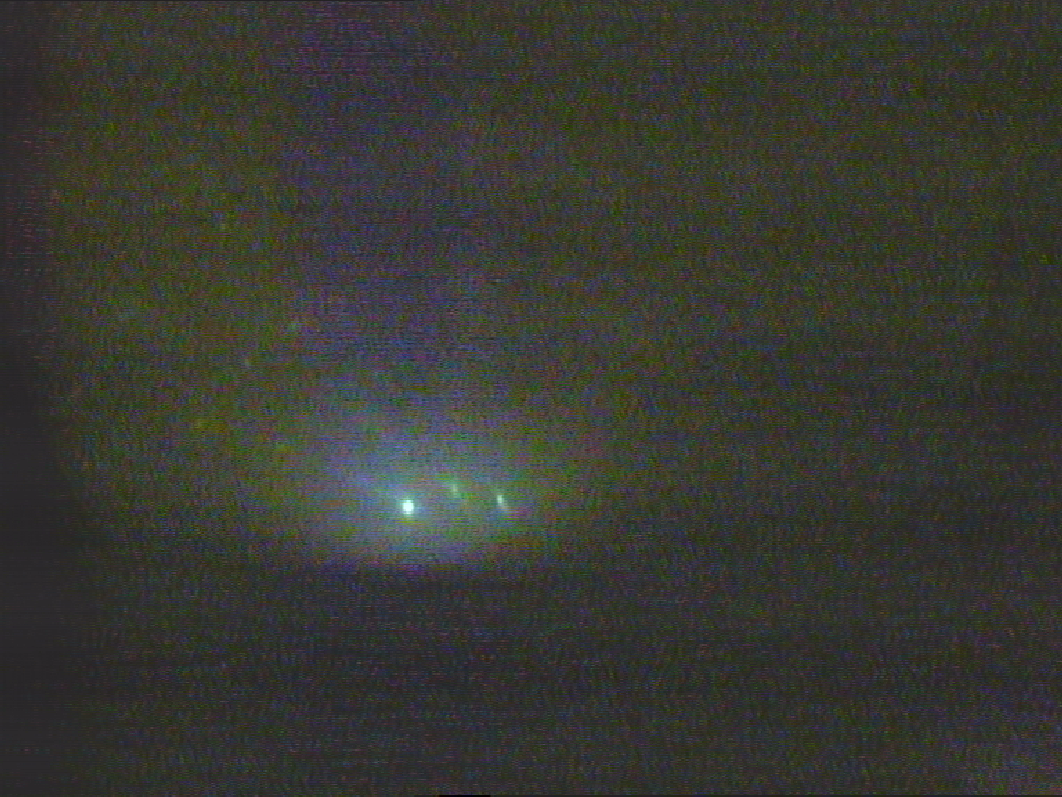
#> input picture a3/data/1_1_187deg.bmp, 1062 x 797 px; its folder holds 4 pictures in this run
$ python bmp_to_pdf.py
#> lines starting #> are read from the running program, lines starting #| are printed output that depends on the picture

from PIL import Image
import pathlib
import os

python_path = pathlib.Path(__file__).parent.resolve()
folder_path = python_path.parent / "data"
output_folder = python_path.parent / "plots"

if not os.path.exists(output_folder):
    os.makedirs(output_folder)

for file_name in os.listdir(folder_path):
    if file_name.endswith('.bmp'):
        file_path = os.path.join(folder_path, file_name)
        img = Image.open(file_path)
#> img is the input picture: PIL image 1062x797 RGB; mean R, G, B 55.6, 56.6, 50.1
        new_img = img.resize((512, 512))
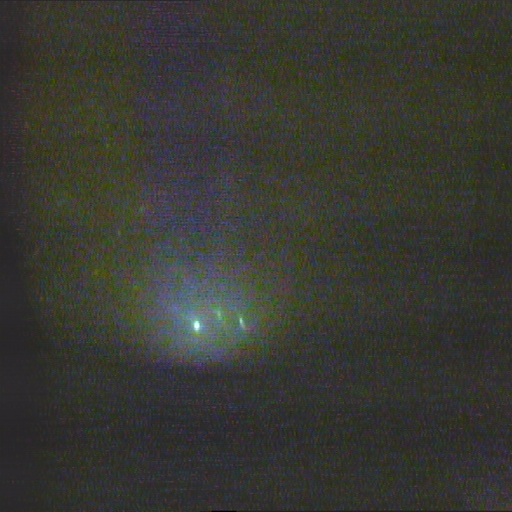
#> new_img: PIL image 512x512 RGB; mean R, G, B 55.6, 56.6, 50.1
        output_file_name = os.path.splitext(file_name)[0] + '.pdf'
        output_file_path = os.path.join(output_folder, output_file_name)
        new_img.save(output_file_path, 'pdf')
#> pass 2 of the loop `for file_name in os.listdir(folder_path):`:
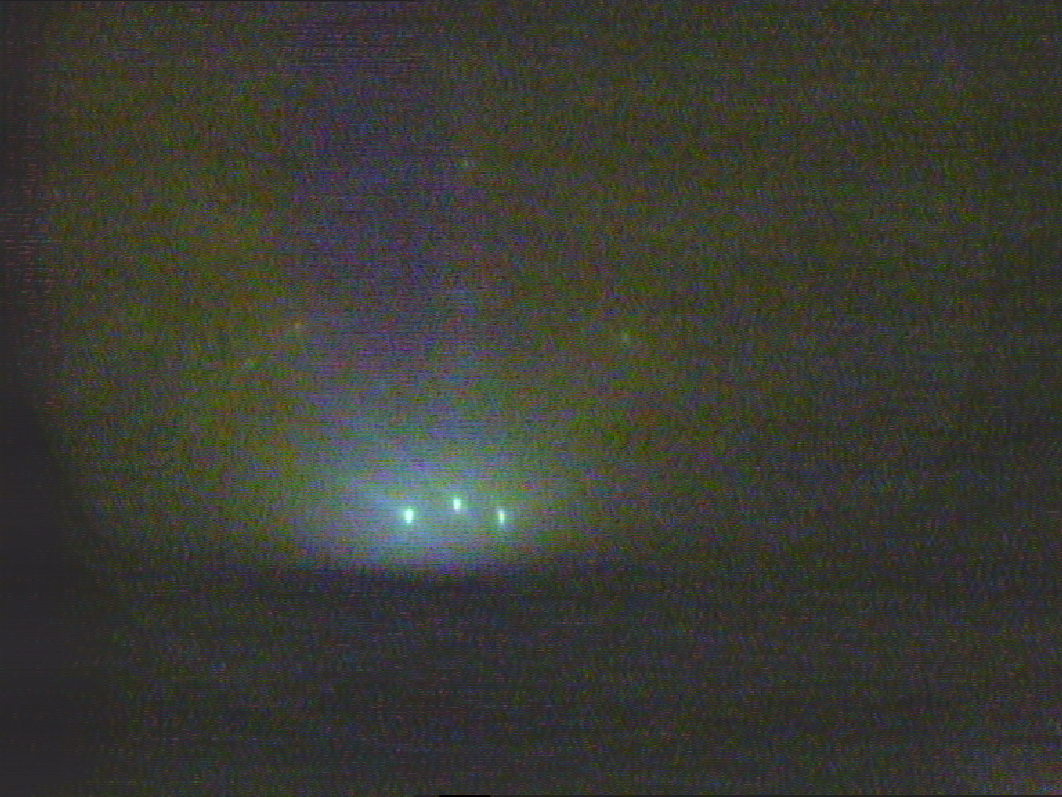
#> input picture a3/data/1_1_277deg.bmp, 1062 x 797 px
#> img is the input picture: PIL image 1062x797 RGB; mean R, G, B 57.7, 58.9, 51.6
#> `new_img = img.resize((512, 512))`:
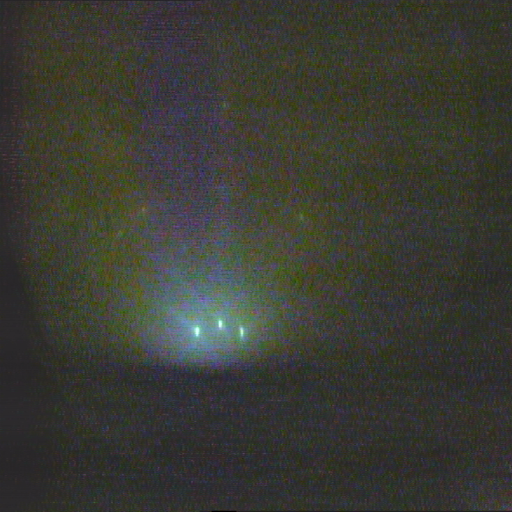
#> new_img: PIL image 512x512 RGB; mean R, G, B 57.7, 58.9, 51.6
#> pass 3 of the loop `for file_name in os.listdir(folder_path):`:
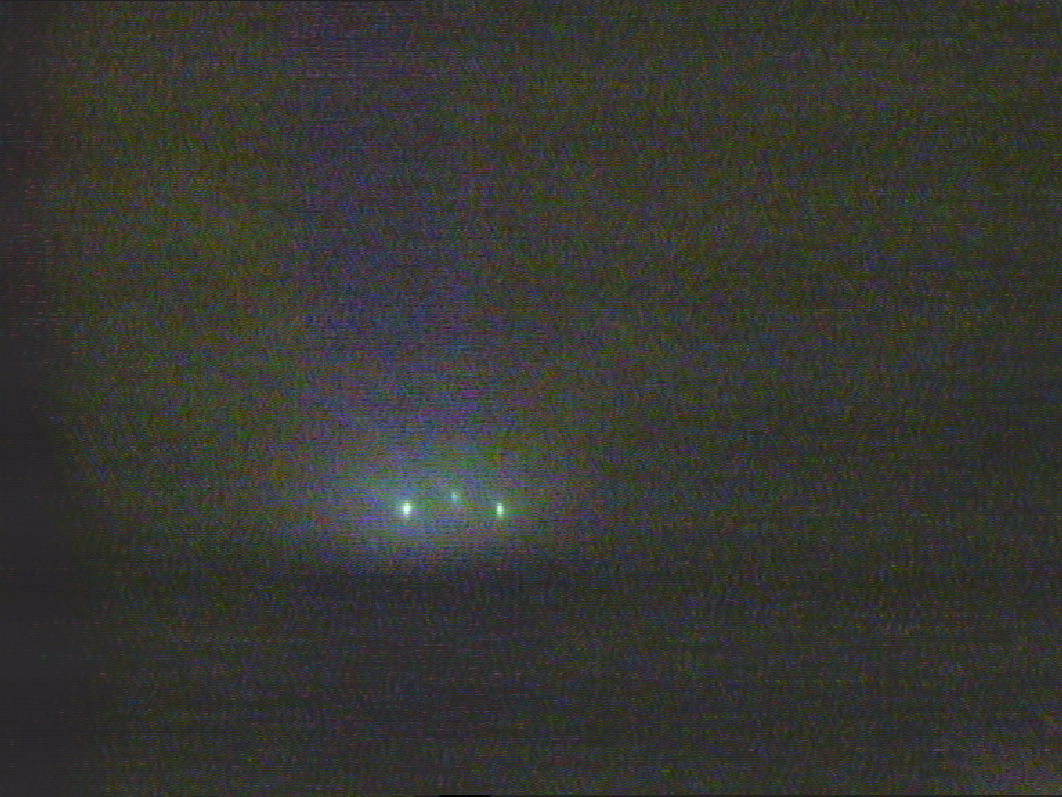
#> input picture a3/data/1_1_7deg.bmp, 1062 x 797 px
#> img is the input picture: PIL image 1062x797 RGB; mean R, G, B 54.1, 55, 50
#> `new_img = img.resize((512, 512))`:
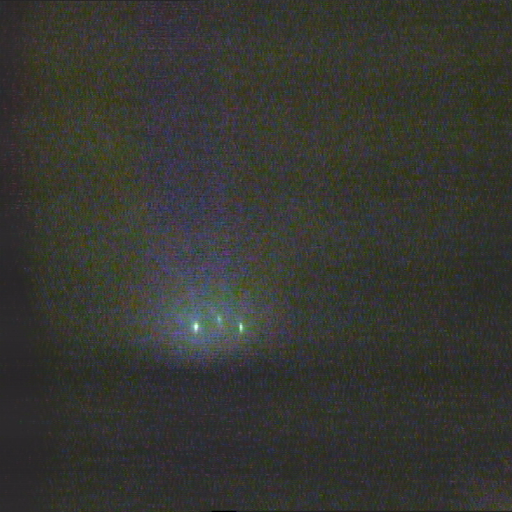
#> new_img: PIL image 512x512 RGB; mean R, G, B 54.1, 55, 50
#> the loop made 4 passes; the first 3 are shown
